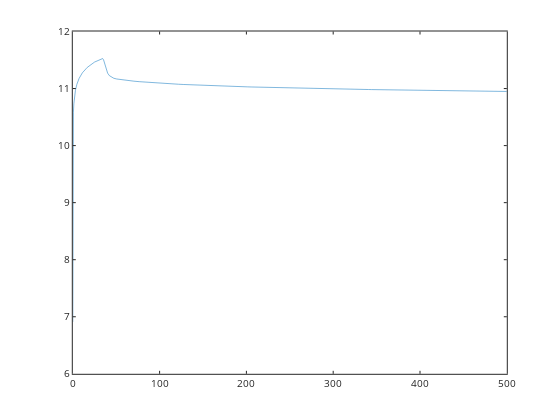

Write notebook code for a chart like this one.
### Code cell
plot(t,pH)

### Figure 1 — Plotly figure (JSON) as saved in the notebook; plotly's stock layout.template omitted (floating-point values rounded to 4 significant figures; data arrays with more than 128 entries replaced by an {"elided": "..."} marker saying what was removed)
{"data": [{"line": {"color": "rgb(0,113,188)", "dash": "solid", "width": 0.5}, "marker": {"color": "rgb(0,113,188)", "line": {"color": "rgb(0,113,188)"}, "size": 6, "symbol": "none"}, "mode": "lines", "name": "", "showlegend": false, "type": "scatter", "visibility": true, "x": {"elided": "132 float values"}, "xaxis": "x", "y": {"elided": "132 float values"}, "yaxis": "y"}], "layout": {"height": 420, "hovermode": "closest", "margin": {"b": 0, "l": 0, "r": 0, "t": 0}, "plot_bgcolor": "rgba(0, 0, 0, 0)", "showlegend": false, "width": 560, "xaxis": {"anchor": "y", "autorange": false, "domain": [0.13, 0.905], "exponentformat": "none", "gridcolor": "rgba(38,38,38,0.15)", "gridwidth": 1, "linecolor": "rgb(38,38,38)", "linewidth": 1, "mirror": "ticks", "range": [0, 500], "showgrid": false, "showline": true, "side": "bottom", "spikedash": "solid", "spikemode": "across", "spikesides": false, "spikethickness": 1, "tickangle": 0, "tickcolor": "rgb(38,38,38)", "tickfont": {"color": "rgb(38,38,38)", "size": 10}, "ticklen": 3, "ticks": "inside", "ticktext": ["0", "100", "200", "300", "400", "500"], "tickvals": [0, 100, 200, 300, 400, 500], "title": {"font": {"color": "rgb(0, 0, 0)", "size": 11}, "text": ""}, "type": "linear", "visible": true, "zeroline": false}, "yaxis": {"anchor": "x", "autorange": false, "domain": [0.11, 0.925], "exponentformat": "none", "gridcolor": "rgba(38,38,38,0.15)", "gridwidth": 1, "linecolor": "rgb(38,38,38)", "linewidth": 1, "mirror": "ticks", "range": [6, 12], "showgrid": false, "showline": true, "side": "left", "spikedash": "solid", "spikemode": "across", "spikesides": false, "spikethickness": 1, "tickangle": 0, "tickcolor": "rgb(38,38,38)", "tickfont": {"color": "rgb(38,38,38)", "size": 10}, "ticklen": 3, "ticks": "inside", "ticktext": ["6", "7", "8", "9", "10", "11", "12"], "tickvals": [6, 7, 8, 9, 10, 11, 12], "title": {"font": {"color": "rgb(0, 0, 0)", "size": 11}, "text": ""}, "type": "linear", "visible": true, "zeroline": false}}}
